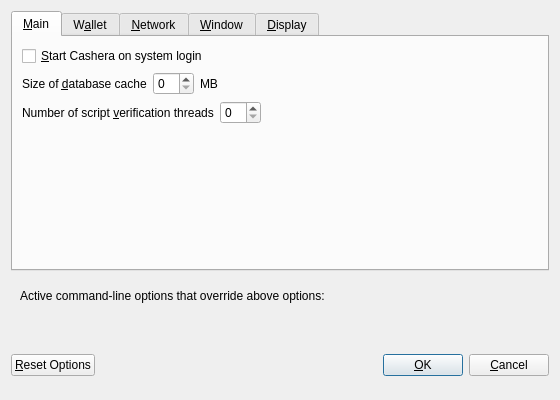
<?xml version="1.0" encoding="UTF-8"?>
<ui version="4.0">
 <class>OptionsDialog</class>
 <widget class="QDialog" name="OptionsDialog">
  <property name="geometry">
   <rect>
    <x>0</x>
    <y>0</y>
    <width>560</width>
    <height>400</height>
   </rect>
  </property>
  <property name="windowTitle">
   <string>Options</string>
  </property>
  <property name="modal">
   <bool>true</bool>
  </property>
  <layout class="QVBoxLayout" name="verticalLayout">
   <item>
    <widget class="QTabWidget" name="tabWidget">
     <property name="currentIndex">
      <number>0</number>
     </property>
     <widget class="QWidget" name="tabMain">
      <attribute name="title">
       <string>&amp;Main</string>
      </attribute>
      <layout class="QVBoxLayout" name="verticalLayout_Main">
       <item>
        <widget class="QCheckBox" name="bitcoinAtStartup">
         <property name="toolTip">
          <string>Automatically start Cashera after logging in to the system.</string>
         </property>
         <property name="text">
          <string>&amp;Start Cashera on system login</string>
         </property>
        </widget>
       </item>
       <item>
        <layout class="QHBoxLayout" name="horizontalLayout_2_Main">
         <item>
          <widget class="QLabel" name="databaseCacheLabel">
           <property name="text">
            <string>Size of &amp;database cache</string>
           </property>
           <property name="textFormat">
            <enum>Qt::PlainText</enum>
           </property>
           <property name="buddy">
            <cstring>databaseCache</cstring>
           </property>
          </widget>
         </item>
         <item>
          <widget class="QSpinBox" name="databaseCache"/>
         </item>
         <item>
          <widget class="QLabel" name="databaseCacheUnitLabel">
           <property name="text">
            <string>MB</string>
           </property>
           <property name="textFormat">
            <enum>Qt::PlainText</enum>
           </property>
          </widget>
         </item>
         <item>
          <spacer name="horizontalSpacer_2_Main">
           <property name="orientation">
            <enum>Qt::Horizontal</enum>
           </property>
           <property name="sizeHint" stdset="0">
            <size>
             <width>40</width>
             <height>20</height>
            </size>
           </property>
          </spacer>
         </item>
        </layout>
       </item>
       <item>
        <layout class="QHBoxLayout" name="horizontalLayout_3_Main">
         <item>
          <widget class="QLabel" name="threadsScriptVerifLabel">
           <property name="text">
            <string>Number of script &amp;verification threads</string>
           </property>
           <property name="textFormat">
            <enum>Qt::PlainText</enum>
           </property>
           <property name="buddy">
            <cstring>threadsScriptVerif</cstring>
           </property>
          </widget>
         </item>
         <item>
          <widget class="QSpinBox" name="threadsScriptVerif">
           <property name="toolTip">
            <string>(0 = auto, &lt;0 = leave that many cores free)</string>
           </property>
          </widget>
         </item>
         <item>
          <spacer name="horizontalSpacer_3_Main">
           <property name="orientation">
            <enum>Qt::Horizontal</enum>
           </property>
           <property name="sizeHint" stdset="0">
            <size>
             <width>40</width>
             <height>20</height>
            </size>
           </property>
          </spacer>
         </item>
        </layout>
       </item>
       <item>
        <spacer name="verticalSpacer_Main">
         <property name="orientation">
          <enum>Qt::Vertical</enum>
         </property>
         <property name="sizeHint" stdset="0">
          <size>
           <width>20</width>
           <height>40</height>
          </size>
         </property>
        </spacer>
       </item>
      </layout>
     </widget>
     <widget class="QWidget" name="tabWallet">
      <attribute name="title">
       <string>W&amp;allet</string>
      </attribute>
      <layout class="QVBoxLayout" name="verticalLayout_Wallet">
       <item>
        <widget class="QGroupBox" name="groupBox">
         <property name="title">
          <string>Expert</string>
         </property>
         <layout class="QVBoxLayout" name="verticalLayout_2">
          <item>
           <widget class="QCheckBox" name="coinControlFeatures">
            <property name="toolTip">
             <string>Whether to show coin control features or not.</string>
            </property>
            <property name="text">
             <string>Enable coin &amp;control features</string>
            </property>
           </widget>
          </item>
          <item>
           <widget class="QCheckBox" name="spendZeroConfChange">
            <property name="toolTip">
             <string>If you disable the spending of unconfirmed change, the change from a transaction cannot be used until that transaction has at least one confirmation. This also affects how your balance is computed.</string>
            </property>
            <property name="text">
             <string>&amp;Spend unconfirmed change</string>
            </property>
           </widget>
          </item>
         </layout>
        </widget>
       </item>
       <item>
        <spacer name="verticalSpacer_Wallet">
         <property name="orientation">
          <enum>Qt::Vertical</enum>
         </property>
         <property name="sizeHint" stdset="0">
          <size>
           <width>20</width>
           <height>40</height>
          </size>
         </property>
        </spacer>
       </item>
      </layout>
     </widget>
     <widget class="QWidget" name="tabNetwork">
      <attribute name="title">
       <string>&amp;Network</string>
      </attribute>
      <layout class="QVBoxLayout" name="verticalLayout_Network">
       <item>
        <widget class="QCheckBox" name="mapPortUpnp">
         <property name="toolTip">
          <string>Automatically open the Cashera client port on the router. This only works when your router supports UPnP and it is enabled.</string>
         </property>
         <property name="text">
          <string>Map port using &amp;UPnP</string>
         </property>
        </widget>
       </item>
       <item>
        <widget class="QCheckBox" name="allowIncoming">
         <property name="toolTip">
          <string>Accept connections from outside</string>
         </property>
         <property name="text">
          <string>Allow incoming connections</string>
         </property>
        </widget>
       </item>
       <item>
        <widget class="QCheckBox" name="connectSocks">
         <property name="toolTip">
          <string>Connect to the Cashera network through a SOCKS5 proxy.</string>
         </property>
         <property name="text">
          <string>&amp;Connect through SOCKS5 proxy (default proxy):</string>
         </property>
        </widget>
       </item>
       <item>
        <layout class="QHBoxLayout" name="horizontalLayout_1_Network">
         <item>
          <widget class="QLabel" name="proxyIpLabel">
           <property name="text">
            <string>Proxy &amp;IP:</string>
           </property>
           <property name="textFormat">
            <enum>Qt::PlainText</enum>
           </property>
           <property name="buddy">
            <cstring>proxyIp</cstring>
           </property>
          </widget>
         </item>
         <item>
          <widget class="QValidatedLineEdit" name="proxyIp">
           <property name="minimumSize">
            <size>
             <width>140</width>
             <height>0</height>
            </size>
           </property>
           <property name="maximumSize">
            <size>
             <width>140</width>
             <height>16777215</height>
            </size>
           </property>
           <property name="toolTip">
            <string>IP address of the proxy (e.g. IPv4: 127.0.0.1 / IPv6: ::1)</string>
           </property>
          </widget>
         </item>
         <item>
          <widget class="QLabel" name="proxyPortLabel">
           <property name="text">
            <string>&amp;Port:</string>
           </property>
           <property name="textFormat">
            <enum>Qt::PlainText</enum>
           </property>
           <property name="buddy">
            <cstring>proxyPort</cstring>
           </property>
          </widget>
         </item>
         <item>
          <widget class="QLineEdit" name="proxyPort">
           <property name="minimumSize">
            <size>
             <width>55</width>
             <height>0</height>
            </size>
           </property>
           <property name="maximumSize">
            <size>
             <width>55</width>
             <height>16777215</height>
            </size>
           </property>
           <property name="toolTip">
            <string>Port of the proxy (e.g. 9050)</string>
           </property>
          </widget>
         </item>
         <item>
          <spacer name="horizontalSpacer_1_Network">
           <property name="orientation">
            <enum>Qt::Horizontal</enum>
           </property>
           <property name="sizeHint" stdset="0">
            <size>
             <width>40</width>
             <height>20</height>
            </size>
           </property>
          </spacer>
         </item>
        </layout>
       </item>
       <item>
        <spacer name="verticalSpacer_Network">
         <property name="orientation">
          <enum>Qt::Vertical</enum>
         </property>
         <property name="sizeHint" stdset="0">
          <size>
           <width>20</width>
           <height>40</height>
          </size>
         </property>
        </spacer>
       </item>
      </layout>
     </widget>
     <widget class="QWidget" name="tabWindow">
      <attribute name="title">
       <string>&amp;Window</string>
      </attribute>
      <layout class="QVBoxLayout" name="verticalLayout_Window">
       <item>
        <widget class="QCheckBox" name="minimizeToTray">
         <property name="toolTip">
          <string>Show only a tray icon after minimizing the window.</string>
         </property>
         <property name="text">
          <string>&amp;Minimize to the tray instead of the taskbar</string>
         </property>
        </widget>
       </item>
       <item>
        <widget class="QCheckBox" name="minimizeOnClose">
         <property name="toolTip">
          <string>Minimize instead of exit the application when the window is closed. When this option is enabled, the application will be closed only after selecting Quit in the menu.</string>
         </property>
         <property name="text">
          <string>M&amp;inimize on close</string>
         </property>
        </widget>
       </item>
       <item>
        <spacer name="verticalSpacer_Window">
         <property name="orientation">
          <enum>Qt::Vertical</enum>
         </property>
         <property name="sizeHint" stdset="0">
          <size>
           <width>20</width>
           <height>40</height>
          </size>
         </property>
        </spacer>
       </item>
      </layout>
     </widget>
     <widget class="QWidget" name="tabDisplay">
      <attribute name="title">
       <string>&amp;Display</string>
      </attribute>
      <layout class="QVBoxLayout" name="verticalLayout_Display">
       <item>
        <layout class="QHBoxLayout" name="horizontalLayout_1_Display">
         <item>
          <widget class="QLabel" name="langLabel">
           <property name="text">
            <string>User Interface &amp;language:</string>
           </property>
           <property name="textFormat">
            <enum>Qt::PlainText</enum>
           </property>
           <property name="buddy">
            <cstring>lang</cstring>
           </property>
          </widget>
         </item>
         <item>
          <widget class="QValueComboBox" name="lang">
           <property name="toolTip">
            <string>The user interface language can be set here. This setting will take effect after restarting Cashera.</string>
           </property>
          </widget>
         </item>
        </layout>
       </item>
       <item>
        <layout class="QHBoxLayout" name="horizontalLayout_2_Display">
         <item>
          <widget class="QLabel" name="unitLabel">
           <property name="text">
            <string>&amp;Unit to show amounts in:</string>
           </property>
           <property name="textFormat">
            <enum>Qt::PlainText</enum>
           </property>
           <property name="buddy">
            <cstring>unit</cstring>
           </property>
          </widget>
         </item>
         <item>
          <widget class="QValueComboBox" name="unit">
           <property name="toolTip">
            <string>Choose the default subdivision unit to show in the interface and when sending coins.</string>
           </property>
          </widget>
         </item>
        </layout>
       </item>
       <item>
        <layout class="QHBoxLayout" name="horizontalLayout_3_Display">
         <item>
          <widget class="QLabel" name="thirdPartyTxUrlsLabel">
           <property name="toolTip">
            <string>Third party URLs (e.g. a block explorer) that appear in the transactions tab as context menu items. %s in the URL is replaced by transaction hash. Multiple URLs are separated by vertical bar |.</string>
           </property>
           <property name="text">
            <string>Third party transaction URLs</string>
           </property>
           <property name="buddy">
            <cstring>thirdPartyTxUrls</cstring>
           </property>
          </widget>
         </item>
         <item>
          <widget class="QLineEdit" name="thirdPartyTxUrls">
           <property name="toolTip">
            <string>Third party URLs (e.g. a block explorer) that appear in the transactions tab as context menu items. %s in the URL is replaced by transaction hash. Multiple URLs are separated by vertical bar |.</string>
           </property>
          </widget>
         </item>
        </layout>
       </item>
       <item>
        <spacer name="verticalSpacer_Display">
         <property name="orientation">
          <enum>Qt::Vertical</enum>
         </property>
         <property name="sizeHint" stdset="0">
          <size>
           <width>20</width>
           <height>40</height>
          </size>
         </property>
        </spacer>
       </item>
      </layout>
     </widget>
    </widget>
   </item>
   <item>
    <widget class="QFrame" name="frame">
     <layout class="QVBoxLayout" name="verticalLayout_Bottom">
      <item>
       <layout class="QHBoxLayout" name="horizontalLayout_Bottom">
        <item>
         <widget class="QLabel" name="overriddenByCommandLineInfoLabel">
          <property name="text">
           <string>Active command-line options that override above options:</string>
          </property>
          <property name="textFormat">
           <enum>Qt::PlainText</enum>
          </property>
         </widget>
        </item>
        <item>
         <spacer name="horizontalSpacer_Bottom">
          <property name="orientation">
           <enum>Qt::Horizontal</enum>
          </property>
          <property name="sizeHint" stdset="0">
           <size>
            <width>40</width>
            <height>20</height>
           </size>
          </property>
         </spacer>
        </item>
       </layout>
      </item>
      <item>
       <widget class="QLabel" name="overriddenByCommandLineLabel">
        <property name="text">
         <string/>
        </property>
        <property name="textFormat">
         <enum>Qt::PlainText</enum>
        </property>
        <property name="wordWrap">
         <bool>true</bool>
        </property>
       </widget>
      </item>
     </layout>
    </widget>
   </item>
   <item>
    <layout class="QHBoxLayout" name="horizontalLayout_Buttons">
     <item>
      <widget class="QPushButton" name="resetButton">
       <property name="toolTip">
        <string>Reset all client options to default.</string>
       </property>
       <property name="text">
        <string>&amp;Reset Options</string>
       </property>
       <property name="autoDefault">
        <bool>false</bool>
       </property>
      </widget>
     </item>
     <item>
      <spacer name="horizontalSpacer_1">
       <property name="orientation">
        <enum>Qt::Horizontal</enum>
       </property>
       <property name="sizeHint" stdset="0">
        <size>
         <width>40</width>
         <height>48</height>
        </size>
       </property>
      </spacer>
     </item>
     <item>
      <widget class="QLabel" name="statusLabel">
       <property name="minimumSize">
        <size>
         <width>200</width>
         <height>0</height>
        </size>
       </property>
       <property name="font">
        <font>
         <weight>75</weight>
         <bold>true</bold>
        </font>
       </property>
       <property name="text">
        <string/>
       </property>
       <property name="textFormat">
        <enum>Qt::PlainText</enum>
       </property>
       <property name="wordWrap">
        <bool>true</bool>
       </property>
      </widget>
     </item>
     <item>
      <spacer name="horizontalSpacer_2">
       <property name="orientation">
        <enum>Qt::Horizontal</enum>
       </property>
       <property name="sizeHint" stdset="0">
        <size>
         <width>40</width>
         <height>48</height>
        </size>
       </property>
      </spacer>
     </item>
     <item>
      <widget class="QPushButton" name="okButton">
       <property name="text">
        <string>&amp;OK</string>
       </property>
       <property name="autoDefault">
        <bool>false</bool>
       </property>
       <property name="default">
        <bool>true</bool>
       </property>
      </widget>
     </item>
     <item>
      <widget class="QPushButton" name="cancelButton">
       <property name="text">
        <string>&amp;Cancel</string>
       </property>
       <property name="autoDefault">
        <bool>false</bool>
       </property>
      </widget>
     </item>
    </layout>
   </item>
  </layout>
 </widget>
 <customwidgets>
  <customwidget>
   <class>QValidatedLineEdit</class>
   <extends>QLineEdit</extends>
   <header>qvalidatedlineedit.h</header>
  </customwidget>
  <customwidget>
   <class>QValueComboBox</class>
   <extends>QComboBox</extends>
   <header>qvaluecombobox.h</header>
  </customwidget>
 </customwidgets>
 <resources/>
 <connections/>
</ui>
